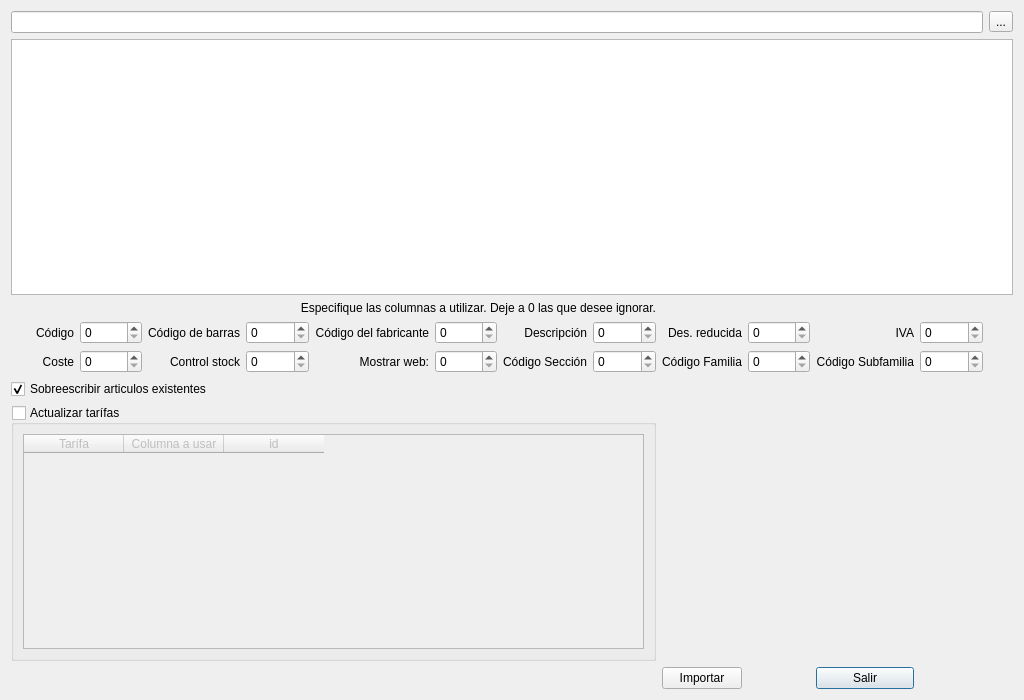
<?xml version="1.0" encoding="UTF-8"?>
<ui version="4.0">
 <class>DlgImportODS</class>
 <widget class="QDialog" name="DlgImportODS">
  <property name="geometry">
   <rect>
    <x>0</x>
    <y>0</y>
    <width>1024</width>
    <height>700</height>
   </rect>
  </property>
  <property name="windowTitle">
   <string>Importar artículos...</string>
  </property>
  <layout class="QGridLayout" name="gridLayout">
   <item row="2" column="0" colspan="8">
    <widget class="QLabel" name="label">
     <property name="text">
      <string>Especifique las columnas a utilizar. Deje a 0 las que desee ignorar.</string>
     </property>
     <property name="alignment">
      <set>Qt::AlignRight|Qt::AlignTrailing|Qt::AlignVCenter</set>
     </property>
    </widget>
   </item>
   <item row="3" column="3">
    <widget class="QSpinBox" name="spinCBarras"/>
   </item>
   <item row="1" column="0" colspan="13">
    <widget class="QTableView" name="tableView"/>
   </item>
   <item row="3" column="7">
    <widget class="QSpinBox" name="spinDesc"/>
   </item>
   <item row="5" column="9">
    <widget class="QSpinBox" name="spinFamilia"/>
   </item>
   <item row="3" column="0">
    <widget class="QLabel" name="label_2">
     <property name="text">
      <string>Código</string>
     </property>
     <property name="alignment">
      <set>Qt::AlignRight|Qt::AlignTrailing|Qt::AlignVCenter</set>
     </property>
    </widget>
   </item>
   <item row="6" column="0" colspan="4">
    <widget class="QCheckBox" name="checkBox">
     <property name="toolTip">
      <string>&lt;html&gt;&lt;head/&gt;&lt;body&gt;&lt;p&gt;Si existe un articulo con el mismo código, codigo de barras o código de fabricante, se actualizará con estos datos&lt;/p&gt;&lt;/body&gt;&lt;/html&gt;</string>
     </property>
     <property name="text">
      <string>Sobreescribir articulos existentes</string>
     </property>
     <property name="checked">
      <bool>true</bool>
     </property>
    </widget>
   </item>
   <item row="3" column="2">
    <widget class="QLabel" name="label_3">
     <property name="text">
      <string>Código de barras</string>
     </property>
     <property name="alignment">
      <set>Qt::AlignRight|Qt::AlignTrailing|Qt::AlignVCenter</set>
     </property>
    </widget>
   </item>
   <item row="0" column="0" colspan="12">
    <widget class="QLineEdit" name="txtFile"/>
   </item>
   <item row="5" column="6">
    <widget class="QLabel" name="label_11">
     <property name="text">
      <string>Código Sección</string>
     </property>
     <property name="alignment">
      <set>Qt::AlignRight|Qt::AlignTrailing|Qt::AlignVCenter</set>
     </property>
    </widget>
   </item>
   <item row="5" column="3">
    <widget class="QSpinBox" name="spinStock"/>
   </item>
   <item row="3" column="1">
    <widget class="QSpinBox" name="spinCodigo"/>
   </item>
   <item row="5" column="7">
    <widget class="QSpinBox" name="spinSeccion"/>
   </item>
   <item row="3" column="8">
    <widget class="QLabel" name="label_6">
     <property name="text">
      <string>Des. reducida</string>
     </property>
     <property name="alignment">
      <set>Qt::AlignRight|Qt::AlignTrailing|Qt::AlignVCenter</set>
     </property>
    </widget>
   </item>
   <item row="3" column="4">
    <widget class="QLabel" name="label_4">
     <property name="text">
      <string>Código del fabricante</string>
     </property>
     <property name="alignment">
      <set>Qt::AlignRight|Qt::AlignTrailing|Qt::AlignVCenter</set>
     </property>
    </widget>
   </item>
   <item row="3" column="6">
    <widget class="QLabel" name="label_5">
     <property name="text">
      <string>Descripción</string>
     </property>
     <property name="alignment">
      <set>Qt::AlignRight|Qt::AlignTrailing|Qt::AlignVCenter</set>
     </property>
    </widget>
   </item>
   <item row="3" column="5">
    <widget class="QSpinBox" name="spinCFabricante"/>
   </item>
   <item row="3" column="10">
    <widget class="QLabel" name="label_7">
     <property name="text">
      <string>IVA</string>
     </property>
     <property name="alignment">
      <set>Qt::AlignRight|Qt::AlignTrailing|Qt::AlignVCenter</set>
     </property>
    </widget>
   </item>
   <item row="3" column="9">
    <widget class="QSpinBox" name="spinDesRed"/>
   </item>
   <item row="5" column="2">
    <widget class="QLabel" name="label_9">
     <property name="text">
      <string>Control stock</string>
     </property>
     <property name="alignment">
      <set>Qt::AlignRight|Qt::AlignTrailing|Qt::AlignVCenter</set>
     </property>
    </widget>
   </item>
   <item row="5" column="0">
    <widget class="QLabel" name="label_8">
     <property name="text">
      <string>Coste</string>
     </property>
     <property name="alignment">
      <set>Qt::AlignRight|Qt::AlignTrailing|Qt::AlignVCenter</set>
     </property>
    </widget>
   </item>
   <item row="5" column="4">
    <widget class="QLabel" name="label_10">
     <property name="text">
      <string>Mostrar web:</string>
     </property>
     <property name="alignment">
      <set>Qt::AlignRight|Qt::AlignTrailing|Qt::AlignVCenter</set>
     </property>
    </widget>
   </item>
   <item row="5" column="5">
    <widget class="QSpinBox" name="spinWeb"/>
   </item>
   <item row="5" column="8">
    <widget class="QLabel" name="label_12">
     <property name="text">
      <string>Código Familia</string>
     </property>
     <property name="alignment">
      <set>Qt::AlignRight|Qt::AlignTrailing|Qt::AlignVCenter</set>
     </property>
    </widget>
   </item>
   <item row="5" column="1">
    <widget class="QSpinBox" name="spinCoste"/>
   </item>
   <item row="5" column="10">
    <widget class="QLabel" name="label_13">
     <property name="text">
      <string>Código Subfamilia</string>
     </property>
     <property name="alignment">
      <set>Qt::AlignRight|Qt::AlignTrailing|Qt::AlignVCenter</set>
     </property>
    </widget>
   </item>
   <item row="3" column="11">
    <widget class="QSpinBox" name="spinIVA">
     <property name="value">
      <number>0</number>
     </property>
    </widget>
   </item>
   <item row="0" column="12">
    <widget class="QToolButton" name="btnFile">
     <property name="text">
      <string>...</string>
     </property>
    </widget>
   </item>
   <item row="5" column="11">
    <widget class="QSpinBox" name="spinSubfamilia"/>
   </item>
   <item row="8" column="10">
    <widget class="QPushButton" name="btnExit">
     <property name="text">
      <string>Salir</string>
     </property>
    </widget>
   </item>
   <item row="8" column="8">
    <widget class="QPushButton" name="btnImpor">
     <property name="text">
      <string>Importar</string>
     </property>
    </widget>
   </item>
   <item row="7" column="0" colspan="8">
    <widget class="QGroupBox" name="groupTarifas">
     <property name="title">
      <string>Actualizar tarífas</string>
     </property>
     <property name="checkable">
      <bool>true</bool>
     </property>
     <property name="checked">
      <bool>false</bool>
     </property>
     <layout class="QGridLayout" name="gridLayout_2">
      <item row="0" column="0">
       <widget class="QTableWidget" name="tableTarifas">
        <column>
         <property name="text">
          <string>Tarífa</string>
         </property>
        </column>
        <column>
         <property name="text">
          <string>Columna a usar</string>
         </property>
        </column>
        <column>
         <property name="text">
          <string>id</string>
         </property>
        </column>
       </widget>
      </item>
     </layout>
    </widget>
   </item>
  </layout>
 </widget>
 <resources/>
 <connections>
  <connection>
   <sender>btnExit</sender>
   <signal>clicked()</signal>
   <receiver>DlgImportODS</receiver>
   <slot>reject()</slot>
   <hints>
    <hint type="sourcelabel">
     <x>517</x>
     <y>331</y>
    </hint>
    <hint type="destinationlabel">
     <x>502</x>
     <y>263</y>
    </hint>
   </hints>
  </connection>
 </connections>
</ui>
